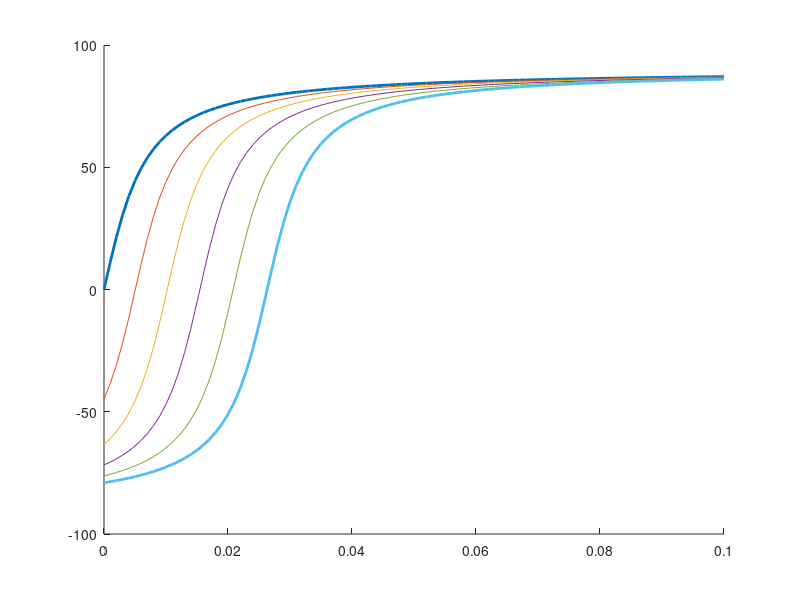

Reproduce this figure in MATLAB. (Note: this script raises an error after producing the figure.)
% staticOrientation.m

clearvars; close all; clc;

reldens = 1.0:-0.01:0.95;
bodyLength = 18.0;
%bodyRadius = 0.05*bodyLength;
rotorRadius = bodyLength;
a1 = 0.0051; % 18m length is 1.2 diamter or 0.6 radius 0.6/18*0.8=0.0267
s1 = a1*bodyLength;
bodyPrcnt = 0:0.001:0.1;
s3 = bodyPrcnt*bodyLength;
axisScaler = 1.2;
plotcolor = 'none';
lgnclr = [0.8510 0.8510 0.8510];
saveplots = true;
savenameapp = 'rr';

for i=1:1:length(reldens)
    for j=1:1:length(s3)
        theta(i,j) = atan2d(2*reldens(i)*s1,-2*reldens(i)*s3(j)+(1-reldens(i))*bodyLength);
    end
end

tfig = figure('Position',[800 300 400 300],'color',plotcolor);
tax = axes('Parent',tfig);
hold(tax,'on');
plot(tax,s3/bodyLength,theta(1,:)-90,'DisplayName',['\sigma = ' num2str(reldens(1),'%3.2f')],'LineWidth',2.0);
for i=2:1:length(reldens)-1
    plot(tax,s3/bodyLength,theta(i,:)-90,'DisplayName',['\sigma = ' num2str(reldens(i),'%3.2f')]);
end
plot(tax,s3/bodyLength,theta(end,:)-90,'DisplayName',['\sigma = ' num2str(reldens(end),'%3.2f')],'LineWidth',2.0);
h = tax.Children;
hleg = legend([h(1) h(round(length(reldens)/2)) h(end)],'Location','Best','Color',lgnclr);
hleg.Title.String = ['Relative Density (Incr. 0.01)'];
grid(tax,'on');
xlabel('a_3');
ylabel('Pitch Angle (deg)');
title(['a_1 = ' num2str(a1,2)]);
tax.XLim = [0 0.1];
tax.YLim = [-40 80];
tax.Color = plotcolor;
if saveplots
export_fig(tfig,['products\images\stillHydrostaticPlot' num2str(a1,2) savenameapp '.png'],'-transparent','-m3');
end

% plot what this looks like
s3indx = round(length(s3)/2);
reldensindx = round(length(reldens)/2);
s3toplot = s3(s3indx);
theta2plot = theta(reldensindx,s3indx);

hfig = figure('Position',[1200 400 320 240],'color',plotcolor);
A = [0;0];
p = [0; -bodyLength/2];
q = [0; bodyLength/2];

cs = [s1; s3toplot];
% start
plot([p(1) q(1)],[p(2) q(2)],'-','Linewidth',2.0,'Color',[0.75 0.75 1]);
hold on
plot([p(1)-rotorRadius p(1)+rotorRadius],[p(2) p(2)],'-','Linewidth',2.0,'Color',[0.75 0.75 0.75]);
plot([q(1)-rotorRadius q(1)+rotorRadius],[q(2) q(2)],'-','Linewidth',2.0,'Color',[0.75 0.75 0.75]);
plot(cs(1),cs(2),'o','MarkerSize',6,'MarkerFaceColor',[0.75 0.75 0.75],'MarkerEdgeColor',[0.75 0.75 0.75]);
plot(p(1),p(2),'o','MarkerFaceColor',[0.75 1 0.75],'MarkerEdgeColor',[0.75 1 0.75]);

% equilibrium
peq = [-bodyLength/2*sind(theta2plot); -bodyLength/2*cosd(theta2plot)];
qeq = [bodyLength/2*sind(theta2plot); bodyLength/2*cosd(theta2plot)];
plot([peq(1) qeq(1)],[peq(2) qeq(2)],'-b','Linewidth',2.5);
plot([peq(1)-rotorRadius*cosd(theta2plot) peq(1)+rotorRadius*cosd(theta2plot)],[peq(2)+rotorRadius*sind(theta2plot) peq(2)-rotorRadius*sind(theta2plot)],'-k','Linewidth',2.5);
plot([qeq(1)-rotorRadius*cosd(theta2plot) qeq(1)+rotorRadius*cosd(theta2plot)],[qeq(2)+rotorRadius*sind(theta2plot) qeq(2)-rotorRadius*sind(theta2plot)],'-k','Linewidth',2.5);
plot(cs(1)*cosd(theta2plot)+cs(2)*sind(theta2plot),-cs(1)*sind(theta2plot)+cs(2)*cosd(theta2plot),'o','MarkerSize',6,'MarkerFaceColor','k','MarkerEdgeColor','k');
plot(peq(1),peq(2),'o','MarkerSize',6,'MarkerFaceColor','g','MarkerEdgeColor','g');
plot(A(1),A(2),'or','MarkerSize',6,'MarkerFaceColor',[1 0 0]);
axis equal
axis([-axisScaler*bodyLength axisScaler*bodyLength -axisScaler*bodyLength axisScaler*bodyLength])
hfig.Children.XTick = [];
hfig.Children.YTick = [];
hfig.Children.Visible = 'off';
%title(['Equilibrium position when \sigma = ' num2str(reldens(reldensindx),'%3.2f') ' and CM_a = ' num2str(s3toplot/bodyLength,'%2.1f') '*L_B']);
hfig.Children.Color = plotcolor;
if saveplots
export_fig(hfig,['products\images\stillHydrostaticIllust' num2str(a1,2) '.png'],'-transparent','-m3');
end